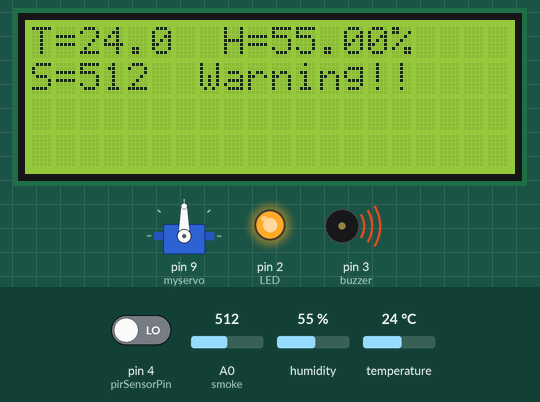
A sketch run on a simulated Arduino Uno, built with avr-gcc and run on an emulated ATmega328P. On the bench: 20×4 character LCD, servo, output pins drawn as LEDs (lit = HIGH), buzzer (waves = sounding, pin HIGH). Inputs (shaded band) come from the test bench; at power-on: pin 4 (pirSensorPin) LOW, temperature 24 °C, A0 (smoke) = 512, humidity 55 %. What the sketch prints to the serial monitor is not drawn.

Above: at 1.2 s.
1.3 s: pin 4 (pirSensorPin) driven HIGH
At 5.3 s:
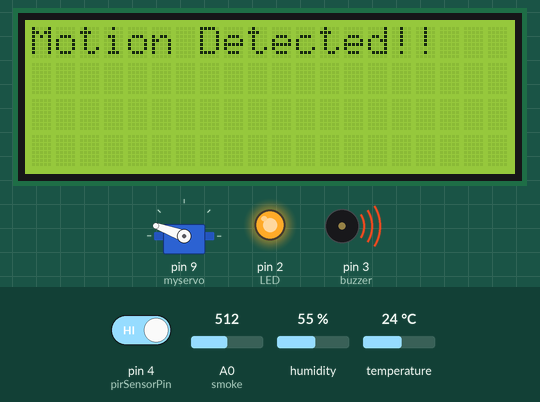
7.6 s: temperature set to 32 °C
At 9.3 s:
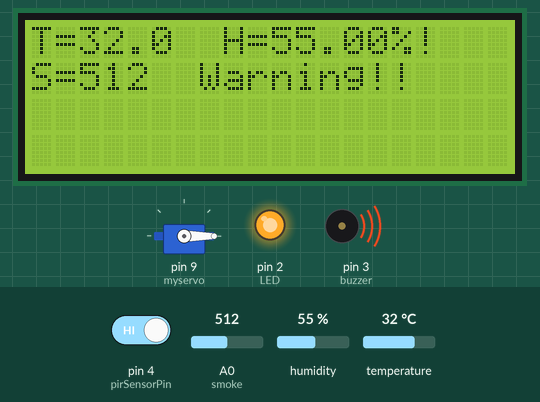
11.0 s: temperature set to 33 °C
At 16.5 s:
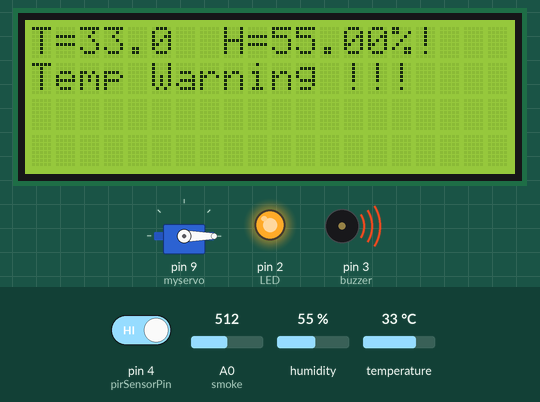
17.3 s: A0 (smoke) set to 157
At 22.6 s:
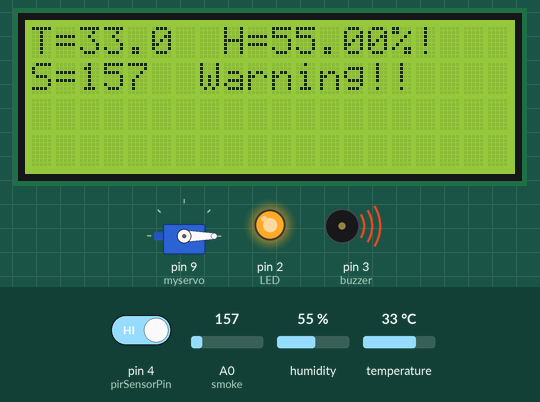
23.6 s: A0 (smoke) set to 133
At 29.3 s:
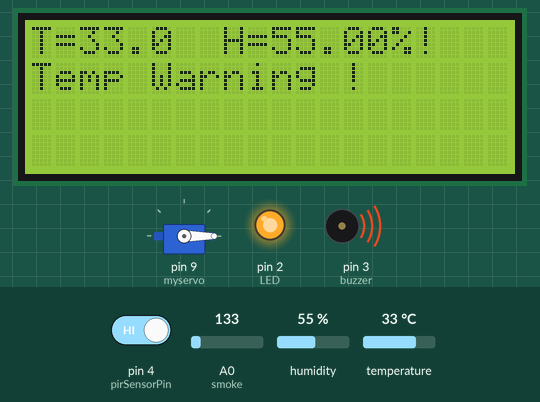
29.9 s: pin 4 (pirSensorPin) driven LOW
Timing chart, 0 to 37.2 s (numbered marks = the images above; inputs shaded):
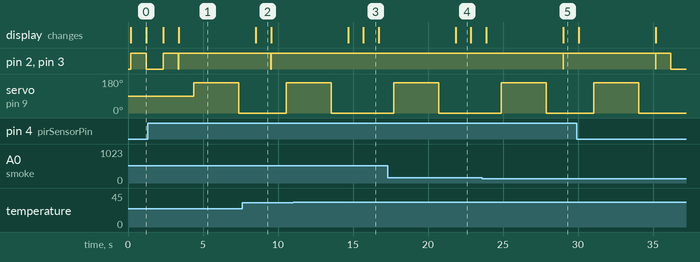

Measured:
- the behaviour switches between 32.5 and 32.6 °C on temperature (found by bisection; images 2 and 3)
- the behaviour switches between 150 and 149 on A0 (smoke) (found by bisection; images 4 and 5)
- after the input at 1.3 s, servo on pin 9 (myservo): 90° → 160° after 3.1 s, → 0° 3.0 s later; the display: first differs from a run without the input after 2.1 s (image 1)
- after the input at 7.6 s, the display: changes after 0.91 s (image 2)
- after the input at 11.0 s, pin 2 (LED), pin 3 (buzzer): stays HIGH (without the input it goes to LOW after 4.7 s); servo on pin 9 (myservo): goes on until 13.5 s, then stays 0°; the display: first changes after 3.7 s (image 3 shows a later state)
- after the input at 23.6 s, pin 2 (LED), pin 3 (buzzer): HIGH → LOW after 5.4 s, → HIGH 0.02 s later; the display: first differs from a run without the input after 5.4 s (image 5)
- what the display in image 0 shows lasts 1.0 s, from 0.2 s to 1.2 s

The sketch:

Smart_Home_Automation_System_1.ino
```cpp
// Include necessary libraries
#include <LiquidCrystal_I2C.h>  // Library for the LCD display
#include <Servo.h>      // Library for controlling Servo motors
#include <Adafruit_AHTX0.h>  // Library for the AHT10/AHT20 temperature and humidity sensor

// Initialize objects for AHT10/AHT20 sensor and Servo motor
Adafruit_AHTX0 aht;          // Object for AHT10/AHT20 sensor
Servo myservo;               // Object for Servo motor


LiquidCrystal_I2C lcd(0x27,20,4);  // set the LCD address to 0x27 for a 16 chars and 2 line display


// Pin assignments
int buzzer = 3;              // Pin connected to the buzzer
int LED = 2;                 // Pin connected to the LED
#define smoke A0             // Smoke sensor pin
#define sensor_threshold 150 // Threshold value for smoke sensor
const int pirSensorPin = 4; // PIR sensor input pin

int smoke_reading;           // Variable to store smoke sensor reading
int angle = 0;               // Variable to store servo motor angle

void setup() {
  // Initialize serial communication
  Serial.begin(9600);
  Serial.println("Adafruit AHT10/AHT20 demo!");

  // Check if the AHT10/AHT20 sensor is connected and functioning
  if (!aht.begin()) {
    Serial.println("Could not find AHT? Check wiring");
    while (1)
      delay(10); // Hangs the program in an infinite loop if sensor not found
  }
  Serial.println("AHT10 or AHT20 found");

  // Set the mode for LED and buzzer pins as OUTPUT
  pinMode(LED, OUTPUT);
  pinMode(buzzer, OUTPUT);

// initialize the lcd with I2C
   lcd.init();
   lcd.backlight();
   lcd.clear();


  // Attach the servo motor to pin 9
  myservo.attach(9);

  // Set smoke sensor pin as INPUT
  pinMode(smoke, INPUT);

  pinMode(pirSensorPin, INPUT);
}

void loop() {
  // Read temperature and humidity data from the AHT10/AHT20 sensor
  sensors_event_t humidity, temp;
  aht.getEvent(&humidity, &temp); // Populate temp and humidity objects with fresh data

  // Print temperature and humidity data to the serial monitor
  Serial.print("Temperature: ");
  Serial.print(temp.temperature);
  Serial.println(" degrees C");
  Serial.print("Humidity: ");
  Serial.print(humidity.relative_humidity);
  Serial.println("% rH");

  // Display temperature and humidity data on the LCD
  lcd.setCursor(0, 0);
  lcd.print("T=");
  lcd.print(temp.temperature);
  lcd.print("°");

  lcd.setCursor(6, 0);
  lcd.print("  H=");
  lcd.print(humidity.relative_humidity);
  lcd.print("%");

  // Read smoke sensor data
  smoke_reading = analogRead(smoke);

  // Print smoke sensor reading to the serial monitor
  Serial.print("Smoke sensor reading is: ");
  Serial.println(smoke_reading);


  int currentMotionState = digitalRead(pirSensorPin);

  // Check if smoke reading is above the threshold
  if (smoke_reading >= sensor_threshold) {
    Serial.println("Smoke detected !!");

    // Print a message on the LCD screen to indicate warning
  // Display smoke sensor reading on the LCD
  lcd.setCursor(0, 1);
  lcd.print("S=");
  lcd.print(smoke_reading);

    lcd.setCursor(7, 1);
    lcd.print("Warning!!");

    digitalWrite(buzzer, HIGH); // Turn ON the buzzer
    digitalWrite(LED, HIGH);    // Turn ON the LED

    delay(1000);
  } else {
    Serial.println("No Smoke...");

    // Print a message on the LCD screen to indicate normal
    lcd.setCursor(0, 1);
    lcd.print("                       ");

    digitalWrite(buzzer, LOW); // Turn OFF the buzzer
    digitalWrite(LED, LOW);    // Turn OFF the LED
  }

  // Check if the temperature is above 32 degrees Celsius
  if (temp.temperature > 32.5) {
    Serial.println("ALARM !! High Temperature");

    // Print a message on the LCD screen to indicate warning
    lcd.setCursor(0, 1);
    lcd.print("Temp Warning !");

    digitalWrite(LED, HIGH);    // Turn ON the LED
    digitalWrite(buzzer, HIGH); // Turn ON the buzzer

    delay(1000);
  } else {
    Serial.println("Normal Temperature");

    lcd.setCursor(7, 1);
    lcd.print("              ");


    digitalWrite(LED, LOW); // Turn OFF the LED
    digitalWrite(buzzer, LOW); // Turn OFF the buzzer
  }

  if (currentMotionState == HIGH) {
    Serial.println("Motion Detected!!");

    lcd.clear();
    lcd.print("Motion Detected!!");

    digitalWrite(LED, HIGH);    // Turn ON the LED
    digitalWrite(buzzer, HIGH); // Turn ON the buzzer

    delay(1000);

    if (angle < 160) {
      myservo.write(160); //open the door
      delay(3000); // waiting period
      myservo.write(0); // close the dor

    }
  } else if (currentMotionState == LOW) {
    Serial.println("No Motion");

    digitalWrite(LED, LOW);    // Turn OFF the LED
    digitalWrite(buzzer, LOW); // Turn OFF the buzzer
    if (angle != 0) {
      myservo.write(0);
    }
  }

  delay(1000);
}
```
